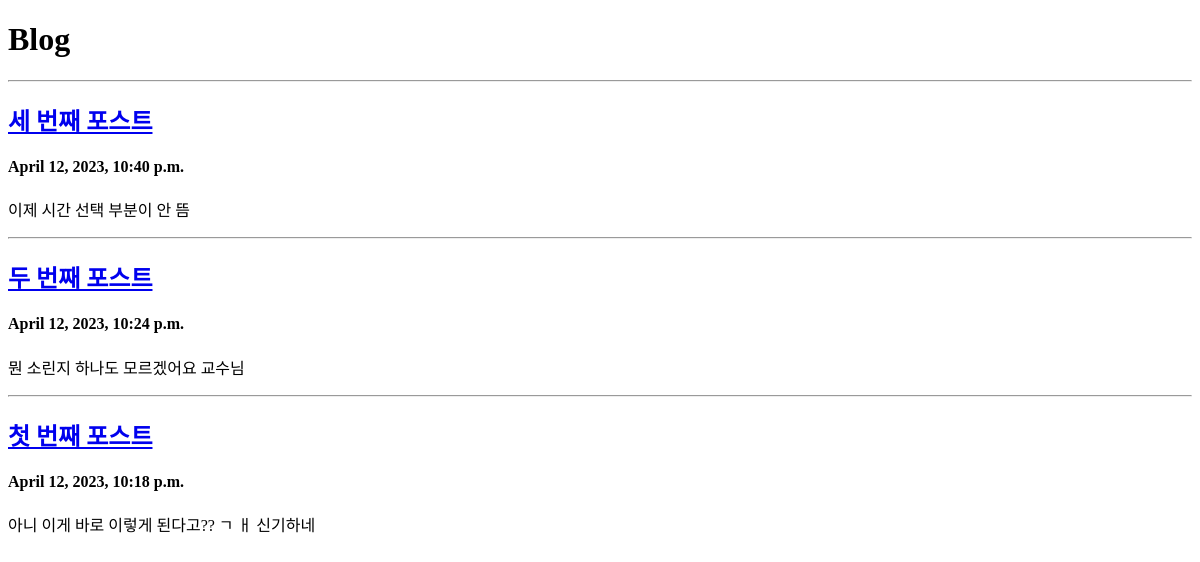
/blog/, run on an earlier commit of the app's database.
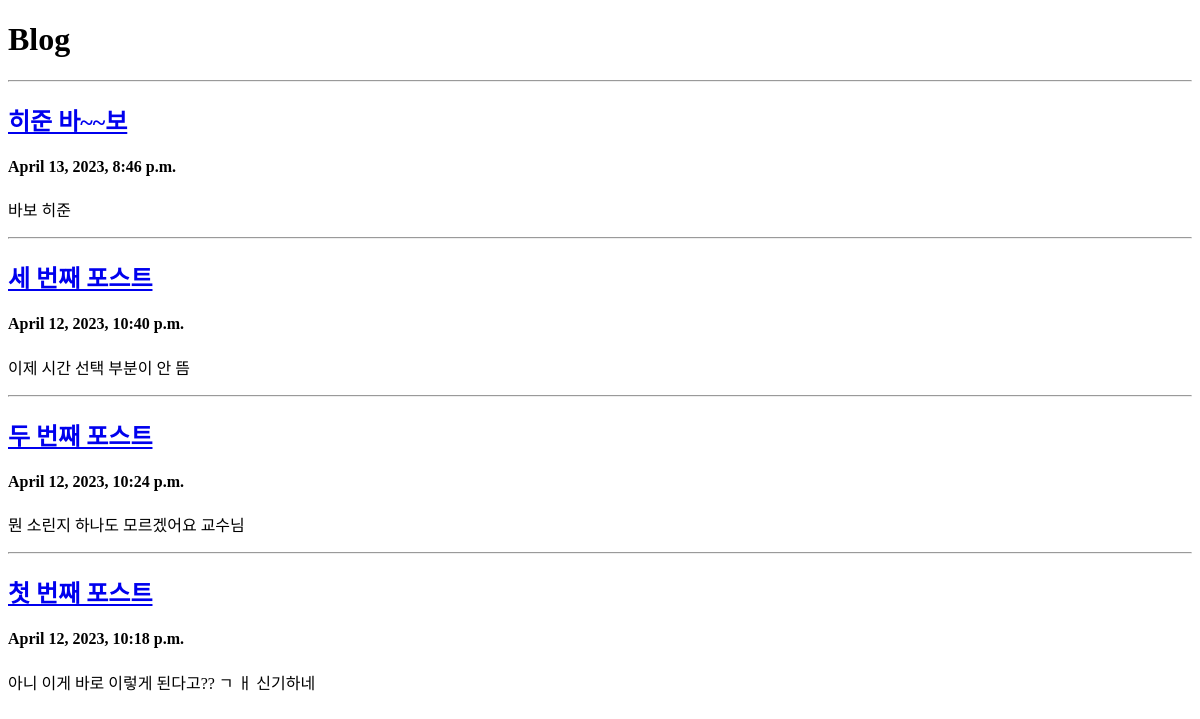
And on a later commit of the database.
### blog/models.py (models this page shows, shortened)
class Post(models.Model):
    title = models.CharField(max_length = 30)
    content = models.TextField()
    created_at = models.DateTimeField(auto_now_add=True)
    updated_at = models.DateTimeField(auto_now=True)
    def get_absolute_url(self):
        return f'/blog/{self.pk}/'

### blog/views.py (the view)
# urls.py: path('', views.index, name="index"),
def index(request):
    posts = Post.objects.all().order_by('-pk')
    return render(
        request,
        'index.html',
        {
            'posts' : posts,
        }
    )

### blog/templates/index.html (shortened to what this page needs)
<!DOCTYPE html>
<html lang="ko">
<head>
</head>
<body>
	<h1>Blog</h1>
	{% for p in posts %}
		<hr/>
        <h2><a href="{{ p.get_absolute_url }}">{{ p.title }}</a></h2>
		<h4>{{ p.created_at }}</h4>
		<p>{{ p.content }}</p>
	{% endfor %}
</body>
</html>

What changed in the data, as far as the page shows it:
added Post: title "히준 바~~보", created_at "April 13, 2023, 8:46 p.m.", content "바보 히준"
